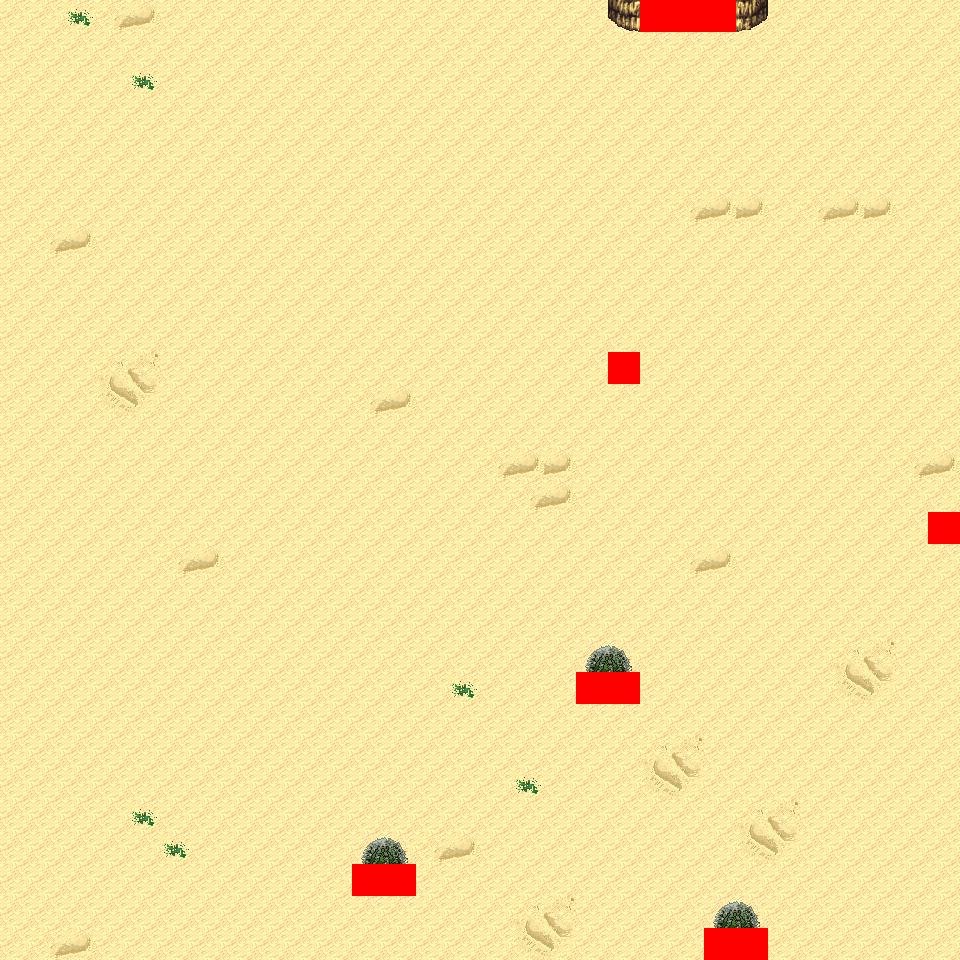

A 2D game scene composited from a Tiled map and its tileset images. What follows is a short description and the map's XML, with each tile layer's data collapsed to a summary:
An orthogonal 30x30 tile map with 32x32 px tiles, 6 tile layers (Ground, Object, Object2, Above, ...), 6 tilesets and 5 objects (5x mapExit).

<map version="1.0" orientation="orthogonal" renderorder="right-down" width="30" height="30" tilewidth="32" tileheight="32" nextobjectid="6">
  <tileset firstgid="1" name="tileset_logic_collision" tilewidth="32" tileheight="32" tilecount="1" columns="1">
    <image source="../drawable/tileset_logic_collision.png" width="32" height="32" />
  </tileset>
  <tileset firstgid="2" name="tileset_terrain_desert" tilewidth="32" tileheight="32" tilecount="88" columns="8">
    <image source="../drawable/tileset_terrain_desert.png" width="256" height="352" />
  </tileset>
  <tileset firstgid="90" name="tileset_ground_sand_2" tilewidth="32" tileheight="32" tilecount="15" columns="5">
    <image source="../drawable/tileset_ground_sand_2.png" width="160" height="96" />
  </tileset>
  <tileset firstgid="105" name="tileset_plant_cactus_2" tilewidth="32" tileheight="32" tilecount="10" columns="5">
    <image source="../drawable/tileset_plant_cactus_2.png" width="160" height="64" />
  </tileset>
  <tileset firstgid="115" name="tileset_plant_round_cactuses" tilewidth="32" tileheight="32" tilecount="20" columns="10">
    <image source="../drawable/tileset_plant_round_cactuses.png" width="320" height="64" />
  </tileset>
  <tileset firstgid="135" name="tileset_plant_cactus" tilewidth="32" tileheight="32" tilecount="2" columns="1">
    <image source="../drawable/tileset_plant_cactus.png" width="32" height="64" />
  </tileset>
  <layer name="Ground" width="30" height="30">
    <data>[900 cells, 900 non-empty, 9 distinct tile ids]</data>
  </layer>
  <layer name="Object" width="30" height="30">
    <data>[900 cells, 12 non-empty, 6 distinct tile ids]</data>
  </layer>
  <layer name="Object2" width="30" height="30">
    <data>[900 cells, 0 non-empty, 0 distinct tile ids]</data>
  </layer>
  <layer name="Above" width="30" height="30">
    <data>[900 cells, 6 non-empty, 2 distinct tile ids]</data>
  </layer>
  <layer name="Above2" width="30" height="30">
    <data>[900 cells, 0 non-empty, 0 distinct tile ids]</data>
  </layer>
  <layer name="Walkable" width="30" height="30">
    <data>[900 cells, 11 non-empty, 1 distinct tile ids]</data>
  </layer>
  <objectgroup name="MapEvents">
    <object id="1" name="north" type="mapExit" x="0" y="0" width="640" height="32">
      <properties>
        <property name="map" value="level_0_x21_y112" />
        <property name="x" value="0" />
        <property name="y" value="28" />
      </properties>
    </object>
    <object id="2" name="north2" type="mapExit" x="736" y="0" width="224" height="32">
      <properties>
        <property name="map" value="level_0_x21_y112" />
        <property name="x" value="23" />
        <property name="y" value="28" />
      </properties>
    </object>
    <object id="3" name="south" type="mapExit" x="0" y="928" width="704" height="32">
      <properties>
        <property name="map" value="level_0_x21_y114" />
        <property name="x" value="0" />
        <property name="y" value="1" />
      </properties>
    </object>
    <object id="4" name="south2" type="mapExit" x="768" y="928" width="192" height="32">
      <properties>
        <property name="map" value="level_0_x21_y114" />
        <property name="x" value="24" />
        <property name="y" value="1" />
      </properties>
    </object>
    <object id="5" name="west" type="mapExit" x="0" y="0" width="32" height="960">
      <properties>
        <property name="map" value="level_0_x20_y113" />
        <property name="x" value="28" />
        <property name="y" value="0" />
      </properties>
    </object>
  </objectgroup>
</map>
